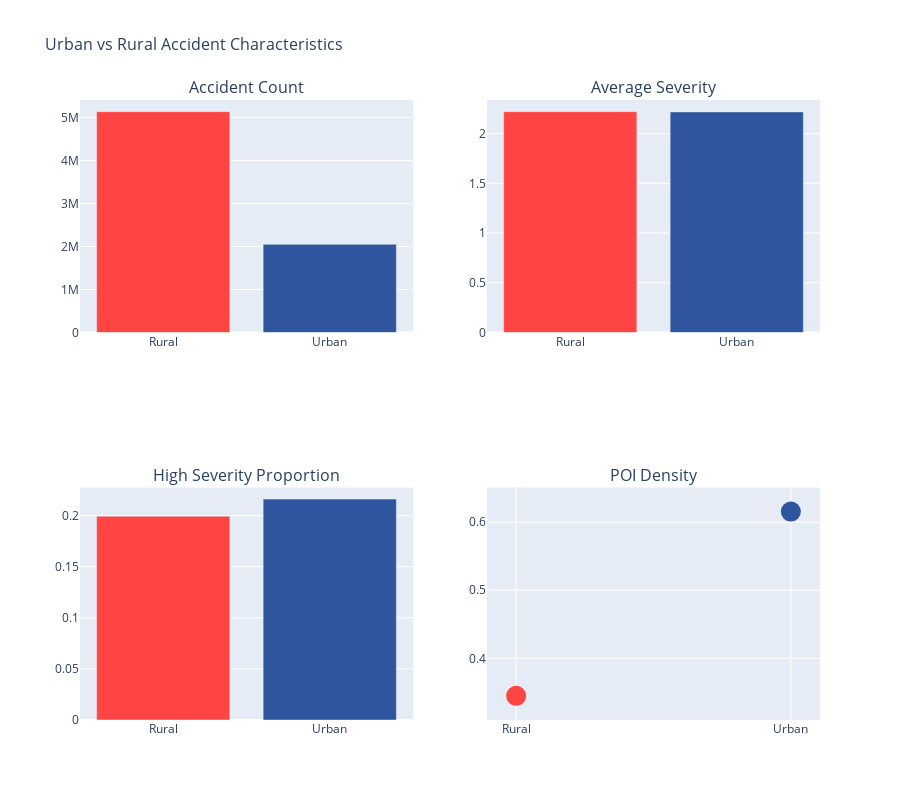

Notebook source saved alongside this figure:
### Code cell
# SPATIAL PATTERNS VISUALIZATIONS 

# Create an interactive choropleth map
state_data = state_accidents.toPandas()

# Create plotly choropleth with state accident/severity
fig_map = px.choropleth(state_data, 
                        locations='State', 
                        locationmode="USA-states",
                        color='accident_count',
                        hover_data=['avg_severity', 'high_severity_count'],
                        color_continuous_scale="Reds",
                        scope="usa",
                        title="Traffic Accidents by State (2016-2023)")

fig_map.update_layout(
    geo=dict(showframe=False, showcoastlines=False),
    height=600,
    title_font_size=16
)
fig_map.show()

# Urban vs Rural detailed analysis
fig_urban = make_subplots(rows=2, cols=2,
                         subplot_titles=('Accident Count', 'Average Severity',
                                       'High Severity Proportion', 'POI Density'),
                         specs=[[{'type': 'bar'}, {'type': 'bar'}],
                               [{'type': 'bar'}, {'type': 'scatter'}]])

urban_rural_df = urban_rural_analysis.toPandas()

# Accident count
fig_urban.add_trace(
    go.Bar(x=urban_rural_df['urban_rural'], 
           y=urban_rural_df['accident_count'],
           marker_color=['#FF4444', '#2f559e']),
    row=1, col=1
)

# Average severity
fig_urban.add_trace(
    go.Bar(x=urban_rural_df['urban_rural'], 
           y=urban_rural_df['avg_severity'],
           marker_color=['#FF4444', '#2f559e']),
    row=1, col=2
)

# High severity proportion
urban_rural_df['high_severity_prop'] = urban_rural_df['high_severity_count'] / urban_rural_df['accident_count']
fig_urban.add_trace(
    go.Bar(x=urban_rural_df['urban_rural'], 
           y=urban_rural_df['high_severity_prop'],
           marker_color=['#FF4444', '#2f559e']),
    row=2, col=1
)

# POI density in urban and rural areas
fig_urban.add_trace(
    go.Scatter(x=urban_rural_df['urban_rural'], 
              y=urban_rural_df['avg_poi_count'],
              mode='markers',
              marker=dict(size=20, color=['#FF4444', '#2f559e'])),
    row=2, col=2
)

fig_urban.update_layout(height=800, showlegend=False,
                       title_text="Urban vs Rural Accident Characteristics",
                       title_font_size=16)
fig_urban.show()

### Figure 1 — Plotly figure (JSON) as saved in the notebook; plotly's stock layout.template omitted (floating-point values rounded to 4 significant figures)
{"data": [{"marker": {"color": ["#FF4444", "#2f559e"]}, "type": "bar", "x": ["Rural", "Urban"], "xaxis": "x", "y": [5136246, 2050545], "yaxis": "y"}, {"marker": {"color": ["#FF4444", "#2f559e"]}, "type": "bar", "x": ["Rural", "Urban"], "xaxis": "x2", "y": [2.221, 2.218], "yaxis": "y2"}, {"marker": {"color": ["#FF4444", "#2f559e"]}, "type": "bar", "x": ["Rural", "Urban"], "xaxis": "x3", "y": [0.1993, 0.2161], "yaxis": "y3"}, {"marker": {"color": ["#FF4444", "#2f559e"], "size": 20}, "mode": "markers", "type": "scatter", "x": ["Rural", "Urban"], "xaxis": "x4", "y": [0.3448, 0.6156], "yaxis": "y4"}], "layout": {"annotations": [{"font": {"size": 16}, "showarrow": false, "text": "Accident Count", "x": 0.225, "xanchor": "center", "xref": "paper", "y": 1, "yanchor": "bottom", "yref": "paper"}, {"font": {"size": 16}, "showarrow": false, "text": "Average Severity", "x": 0.775, "xanchor": "center", "xref": "paper", "y": 1, "yanchor": "bottom", "yref": "paper"}, {"font": {"size": 16}, "showarrow": false, "text": "High Severity Proportion", "x": 0.225, "xanchor": "center", "xref": "paper", "y": 0.375, "yanchor": "bottom", "yref": "paper"}, {"font": {"size": 16}, "showarrow": false, "text": "POI Density", "x": 0.775, "xanchor": "center", "xref": "paper", "y": 0.375, "yanchor": "bottom", "yref": "paper"}], "height": 800, "showlegend": false, "title": {"font": {"size": 16}, "text": "Urban vs Rural Accident Characteristics"}, "xaxis": {"anchor": "y", "domain": [0, 0.45]}, "xaxis2": {"anchor": "y2", "domain": [0.55, 1]}, "xaxis3": {"anchor": "y3", "domain": [0, 0.45]}, "xaxis4": {"anchor": "y4", "domain": [0.55, 1]}, "yaxis": {"anchor": "x", "domain": [0.625, 1]}, "yaxis2": {"anchor": "x2", "domain": [0.625, 1]}, "yaxis3": {"anchor": "x3", "domain": [0, 0.375]}, "yaxis4": {"anchor": "x4", "domain": [0, 0.375]}}}
